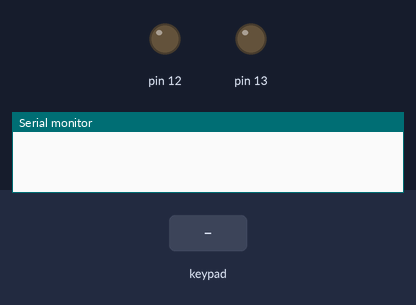
The sketch below on a simulated Arduino Uno, built with avr-gcc and run on an emulated ATmega328P. Shown: output pins drawn as LEDs (lit = HIGH), the last lines printed to the serial monitor. Dashed ring = blinking. The inputs (shaded band) are chosen by the test bench.

Above: at 1.2 s.
1.3 s: keypad keys 9 8 7 6 pressed 0.4 s apart
At 2.5 s:
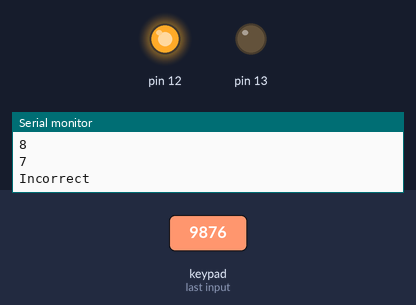
6.1 s: key 'B' pressed
7.6 s: keypad keys 9 8 7 6 # pressed 0.4 s apart
At 10.8 s:
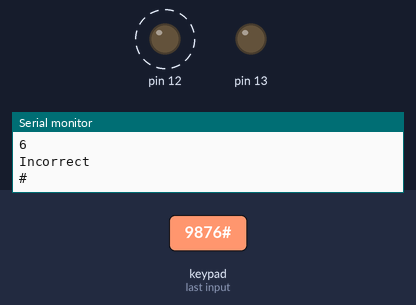
11.1 s: key 'C' pressed
12.6 s: keypad keys 9 8 7 6 * pressed 0.4 s apart
At 16.2 s:
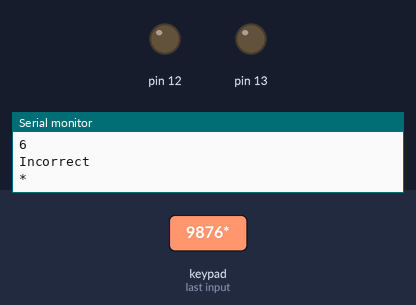
Timing chart, 0 to 17.1 s (numbered marks = the images above; inputs shaded):
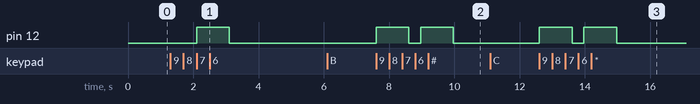

Measured:
- after the input at 1.3 s, pin 12: LOW → HIGH after 0.80 s, → LOW 1.0 s later
- after the input at 7.6 s, pin 12: alternates HIGH for 1.0 s and LOW for 0.36 s, starting at once
- after the input at 12.6 s, pin 12: alternates HIGH for 1.0 s and LOW for 0.36 s, 4 changes in all, then stays LOW, starting at once

The sketch:

Keypad_Password.ino
```cpp
#include <Keypad.h>

bool fst = false;
bool scd = false;
int count = 0;

const byte ROWS = 4;
const byte COLS = 4;

char hexaKeys[ROWS][COLS] = {
  {'1', '2', '3', 'A'},
  {'4', '5', '6', 'B'},
  {'7', '8', '9', 'C'},
  {'*', '0', '#', 'D'}
};

byte rowPins[ROWS] = {9, 8, 7, 6};
byte colPins[COLS] = {5, 4, 3, 2};

Keypad customKeypad = Keypad(makeKeymap(hexaKeys), rowPins, colPins, ROWS, COLS);

void setup(){

  pinMode(12, OUTPUT);
  pinMode(13, OUTPUT);
  Serial.begin(9600);

}

void loop(){

  char customKey = customKeypad.getKey();

  if (customKey){
    Serial.println(customKey);
  }

  if (customKey == '1') {
    fst = true;
    customKey == '0';
    }

  if (customKey == '2') {
    if (fst == true) {
    scd = true;
    customKey = 0;
    }
  }

  if (customKey == '3') {
    if (scd == true) {
    Serial.println("Unlocked");
    fst = false;
    scd = false;
    count = -1;
    customKey = 0;
    digitalWrite(13, HIGH);
    delay(1000);
    digitalWrite(13, LOW);
    }
  }

  if (customKey != '\0'){
    count++;
    }

  if (count == 3) {
    fst = false;
    scd = false;
    count = 0;
    customKey = 0;
    Serial.println("Incorrect");
    digitalWrite(12, HIGH);
    delay(1000);
    digitalWrite(12, LOW);
    }

  }
```
